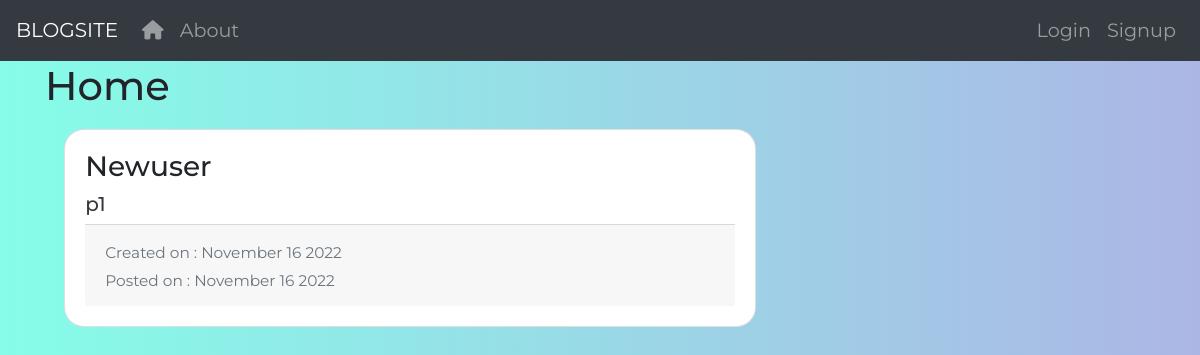
/post/Newuser/, run on an earlier commit of the app's database.
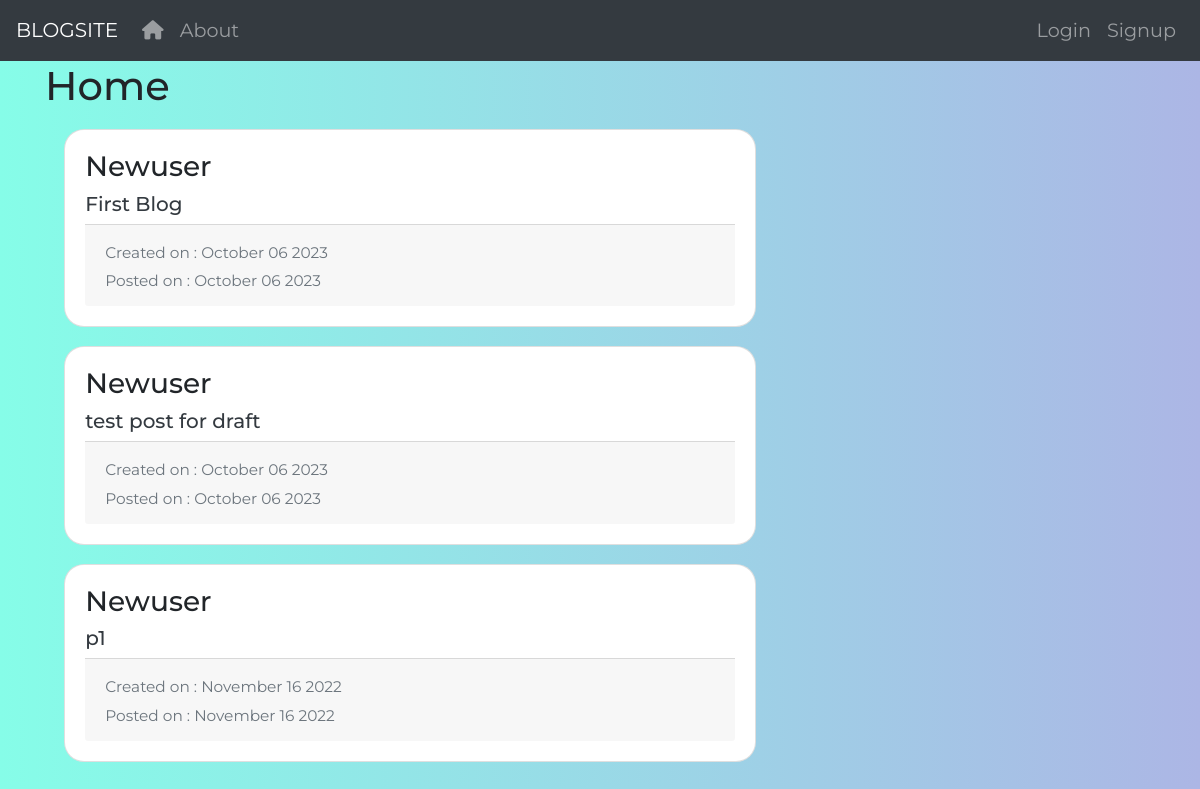
And on a later commit of the database.
### blog/models.py (models this page shows, shortened)
class Post(models.Model):
    author=models.ForeignKey(User,on_delete=models.CASCADE)
    title= models.CharField(max_length=100)
    content = models.TextField()
    create_date=models.DateTimeField(default=timezone.now)
    post_date=models.DateTimeField(blank=True,null=True)
    upvote = models.PositiveIntegerField(default=0)

### blog/views.py (the view)
# urls.py: path('post/<username>/',UserList.as_view(),name='user-posts'),
class UserList(ListView):
    model = Post
    template_name = 'blog/user_posts.html'
    context_object_name = 'posted'
    ordering = ['-post_date']
    paginate_by = 5
    def get_queryset(self):
        user = get_object_or_404(User,username = self.kwargs.get('username')) #get user from url
        return Post.objects.filter(author=user,post_date__isnull=False).order_by('-post_date')

### blog/templates/blog/user_posts.html (shortened to what this page needs)
{% extends "blog/base.html" %}
{% block content %}
{% if user.is_authenticated %}
  <h1 class ="mb-3 "> Post From {{view.kwargs.username}} ({{page_obj.paginator.count}})</h1>
{% else %}
  <h1 class ="mb-3 ">Home</h1>
{% endif %}
{% for pst in posted  %}
<div class="card">
  <div class="card-body">
    <h3>{{pst.author}}</h3>
    <h5><a class ="text-dark" href="{% url 'post-detail' username=pst.author pk=pst.id %}">{{pst.title}}</a></h5>
    <div class="card-footer text-muted">
      <small>Created on : {{pst.create_date|date:'F d Y'}}</small>
      <div>
        {% if pst.post_date %}
        <small>Posted on : {{pst.post_date|date:'F d Y'}}</small>
        {% else %}
        <small>This is a draft</small>
        {% endif %}
      </div>
    </div>
  </div>
</div>
{% endfor %}
{% endblock content %}

What changed in the data, as far as the page shows it:
added Post: author "Newuser", title "First Blog", create_date "October 06 2023", post_date "October 06 2023"
added Post: author "Newuser", title "test post for draft", create_date "October 06 2023", post_date "October 06 2023"
